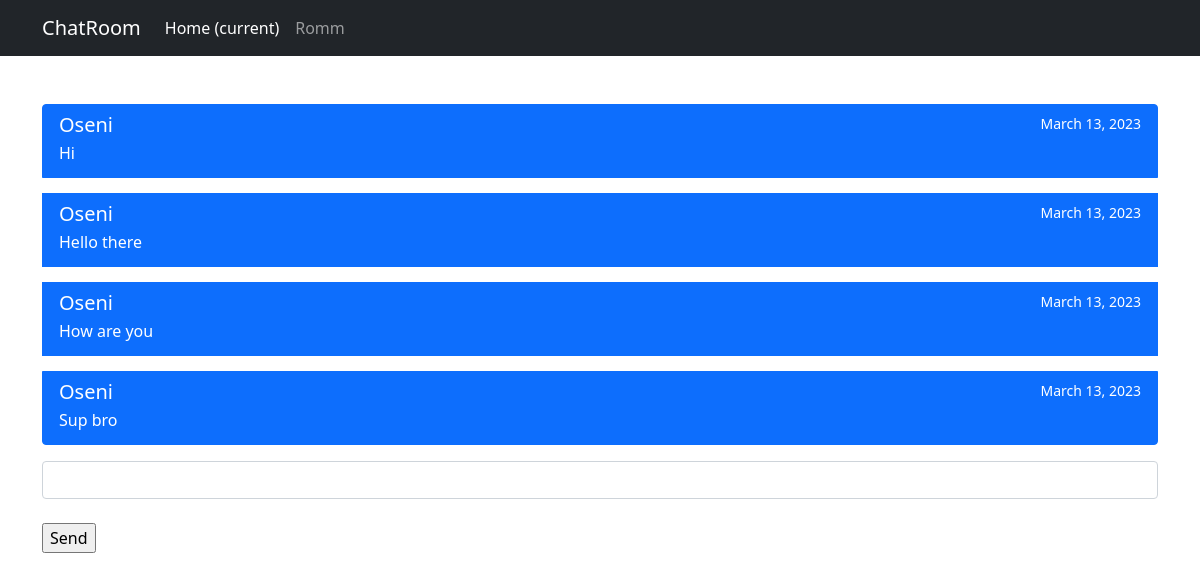
Page /chat/flask/ (signed in) on the committed database.
### chat/models.py (models this page shows)
class Message(models.Model):
    room = models.ForeignKey(Room, on_delete=models.CASCADE, related_name="messages")
    user = models.ForeignKey(User, on_delete=models.PROTECT, related_name="messages")
    text = models.CharField(max_length=1000)
    created_at = models.DateTimeField(auto_now_add=True)
    updated_at = models.DateTimeField(auto_now=True)

### chat/views.py (the view)
# urls.py: path("<slug:slug>/", views.room, name="room"),
@login_required
def room(request, slug):
    room = get_object_or_404(Room, slug=slug)
    messages = Message.objects.select_related("user").filter(room=room)
    return render(request, "chat/room.html", {"room": room, "messages": messages})

### chat/templates/chat/room.html (shortened to what this page needs)
{% extends "base.html" %}
{% load static %}
{% block content %}
<div class="container py-5">
    {% if messages %}
    <div class="list-group" id="list-group">
      {% for message in messages %}
      <span class="list-group-item list-group-item-action active mb-3">
        <div class="d-flex w-100 justify-content-between">
          <h5 class="mb-1">{{ message.user.username }}</h5>
          <small>{{ message.created_at.date }}</small>
        </div>
        <p class="mb-1">{{ message.text }}</p>
      </span>
      {% endfor %}
    </div>
    {% endif %}
    <input id="chat-message-input" type="text" class="form-control"><br>
    <input id="chat-message-submit" type="button" value="Send">
</div>
{% endblock %}

### rows in the picture
Message: user.username "Oseni", created_at "March 13, 2023", text "Hi"
Message: user.username "Oseni", created_at "March 13, 2023", text "Hello there"
Message: user.username "Oseni", created_at "March 13, 2023", text "How are you"
Message: user.username "Oseni", created_at "March 13, 2023", text "Sup bro"
